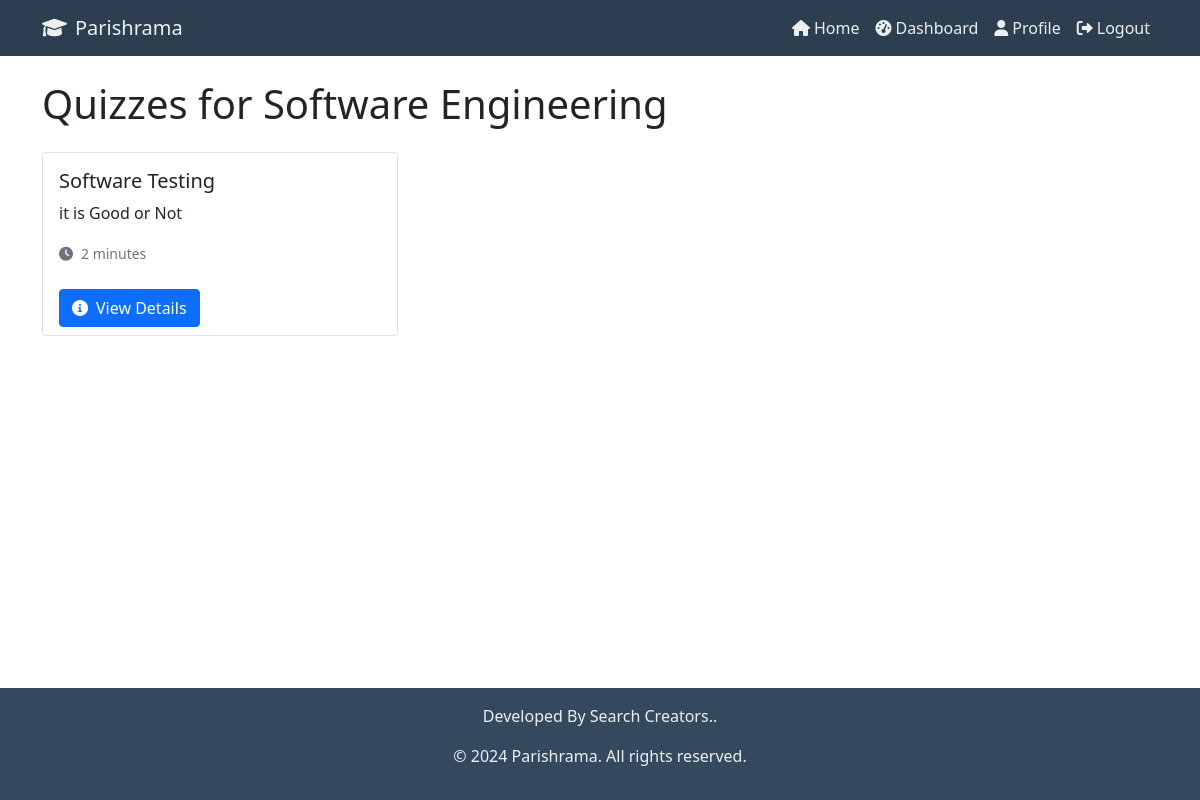
Screenshot of /user/subject/1/quizzes/ (signed in) with the database file from the repository.
### quiz_app/models.py (models this page shows, shortened)
class Subject(models.Model):
    name = models.CharField(max_length=100)
    description = models.TextField()

class Quiz(models.Model):
    subject = models.ForeignKey(Subject, on_delete=models.CASCADE)
    title = models.CharField(max_length=200)
    description = models.TextField()
    time_limit = models.IntegerField(help_text="Time limit in minutes")
    created_at = models.DateTimeField(auto_now_add=True)

### quiz_app/views.py (the view)
# urls.py: path('user/subject/<int:subject_id>/quizzes/', views.quiz_list, name='quiz_list'),
@login_required
def quiz_list(request, subject_id):
    subject = get_object_or_404(Subject, pk=subject_id)
    quizzes = Quiz.objects.filter(subject=subject)
    return render(request, 'user/quiz_list.html', {'subject': subject, 'quizzes': quizzes})

### quiz_app/templates/user/quiz_list.html
{% extends 'base.html' %}
{% block content %}
<h1 class="mb-4">Quizzes for {{ subject.name }}</h1>
<div class="row">
    {% for quiz in quizzes %}
        <div class="col-md-4 mb-4">
            <div class="card h-100">
                <div class="card-body">
                    <h5 class="card-title">{{ quiz.title }}</h5>
                    <p class="card-text">{{ quiz.description|truncatewords:20 }}</p>
                    <p class="card-text"><small class="text-muted"><i class="fas fa-clock me-2"></i>{{ quiz.time_limit }} minutes</small></p>
                </div>
                <div class="card-footer bg-transparent border-top-0">
                    <a href="{% url 'quiz_detail' quiz.id %}" class="btn btn-primary">
                        <i class="fas fa-info-circle me-2"></i>View Details
                    </a>
                </div>
            </div>
        </div>
    {% empty %}
        <div class="col-12">
            <p class="text-muted">No quizzes available for this subject at the moment.</p>
        </div>
    {% endfor %}
</div>
{% endblock %}

### quiz_app/templates/base.html (style rules this page uses)
body { display: flex; flex-direction: column; min-height: 100vh; }

### rows the page displays
Subject: name "Software Engineering"
Quiz: title "Software Testing", description "it is Good or Not", time_limit "2"
